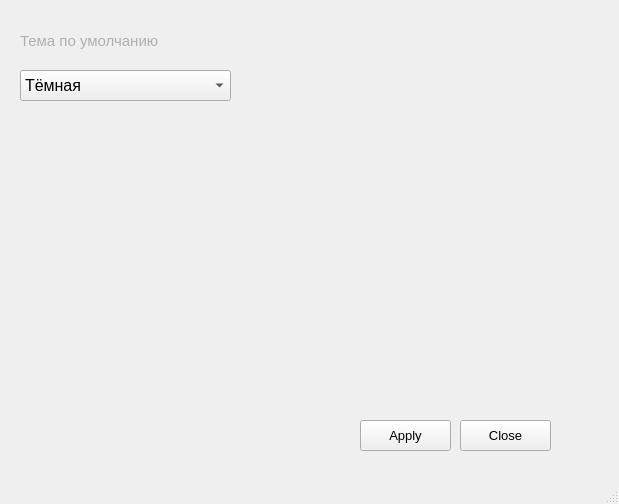
<?xml version="1.0" encoding="UTF-8"?>
<ui version="4.0">
 <class>MainWindow</class>
 <widget class="QMainWindow" name="MainWindow">
  <property name="enabled">
   <bool>true</bool>
  </property>
  <property name="geometry">
   <rect>
    <x>0</x>
    <y>0</y>
    <width>619</width>
    <height>504</height>
   </rect>
  </property>
  <property name="sizePolicy">
   <sizepolicy hsizetype="Fixed" vsizetype="Fixed">
    <horstretch>0</horstretch>
    <verstretch>0</verstretch>
   </sizepolicy>
  </property>
  <property name="windowTitle">
   <string/>
  </property>
  <widget class="QWidget" name="centralwidget">
   <widget class="QPushButton" name="close_btn">
    <property name="geometry">
     <rect>
      <x>460</x>
      <y>420</y>
      <width>91</width>
      <height>31</height>
     </rect>
    </property>
    <property name="font">
     <font>
      <family>Arial</family>
      <pointsize>10</pointsize>
     </font>
    </property>
    <property name="text">
     <string>Close</string>
    </property>
   </widget>
   <widget class="QPushButton" name="apply_btn">
    <property name="geometry">
     <rect>
      <x>360</x>
      <y>420</y>
      <width>91</width>
      <height>31</height>
     </rect>
    </property>
    <property name="font">
     <font>
      <family>Arial</family>
      <pointsize>10</pointsize>
     </font>
    </property>
    <property name="text">
     <string>Apply</string>
    </property>
   </widget>
   <widget class="QComboBox" name="combo_box">
    <property name="geometry">
     <rect>
      <x>20</x>
      <y>70</y>
      <width>211</width>
      <height>31</height>
     </rect>
    </property>
    <property name="font">
     <font>
      <pointsize>12</pointsize>
     </font>
    </property>
    <property name="editable">
     <bool>false</bool>
    </property>
    <property name="insertPolicy">
     <enum>QComboBox::InsertAtBottom</enum>
    </property>
    <item>
     <property name="text">
      <string>Тёмная</string>
     </property>
    </item>
    <item>
     <property name="text">
      <string>Светлая</string>
     </property>
    </item>
   </widget>
   <widget class="QLabel" name="label">
    <property name="geometry">
     <rect>
      <x>20</x>
      <y>20</y>
      <width>211</width>
      <height>41</height>
     </rect>
    </property>
    <property name="font">
     <font>
      <pointsize>11</pointsize>
     </font>
    </property>
    <property name="styleSheet">
     <string notr="true">QLabel { color: rgba(153, 153, 153, 190); }</string>
    </property>
    <property name="text">
     <string>Тема по умолчанию</string>
    </property>
   </widget>
  </widget>
  <widget class="QMenuBar" name="menubar">
   <property name="geometry">
    <rect>
     <x>0</x>
     <y>0</y>
     <width>619</width>
     <height>21</height>
    </rect>
   </property>
  </widget>
  <widget class="QStatusBar" name="statusbar"/>
 </widget>
 <resources/>
 <connections/>
</ui>
